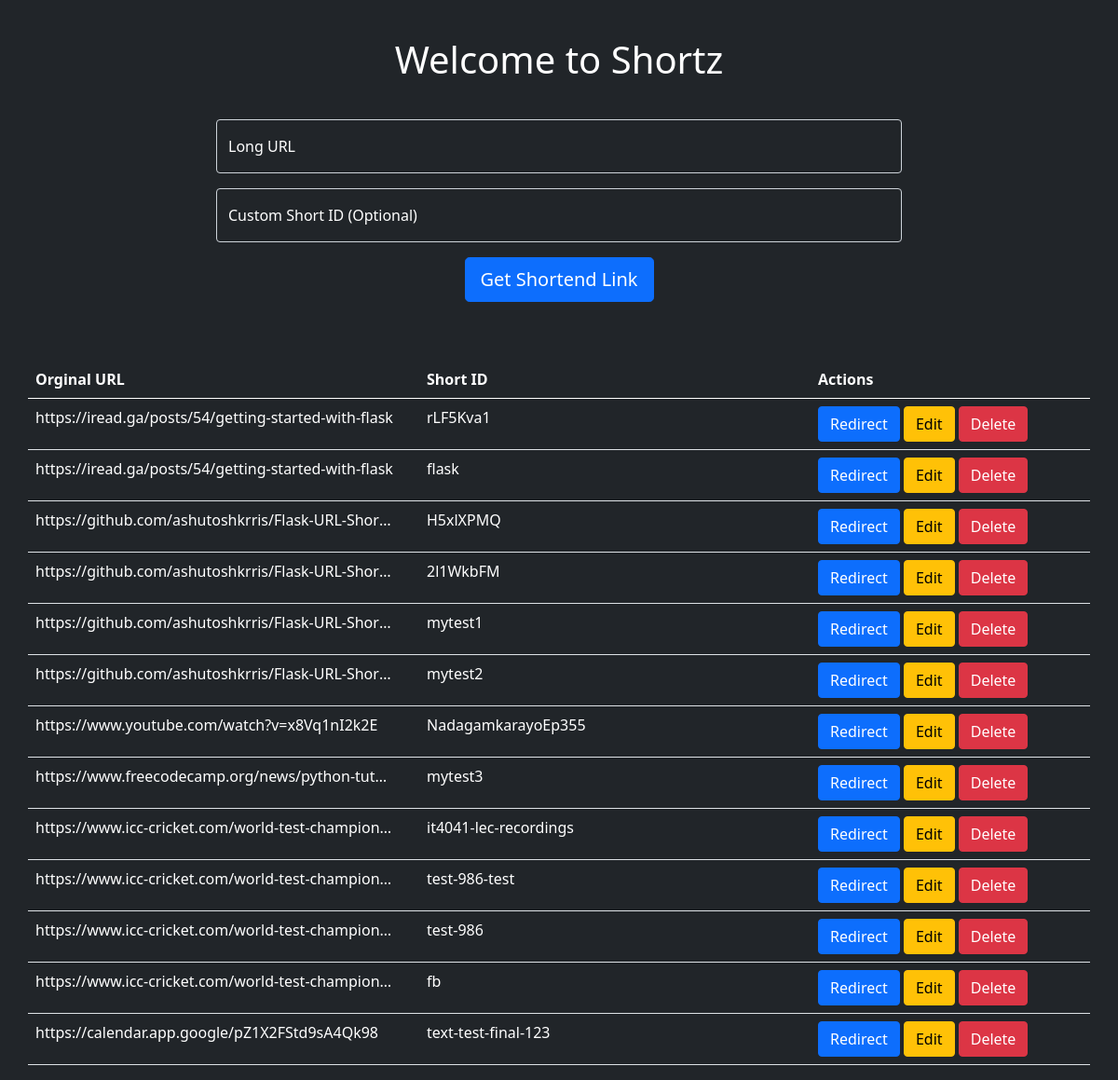
Before: / with the older database file.
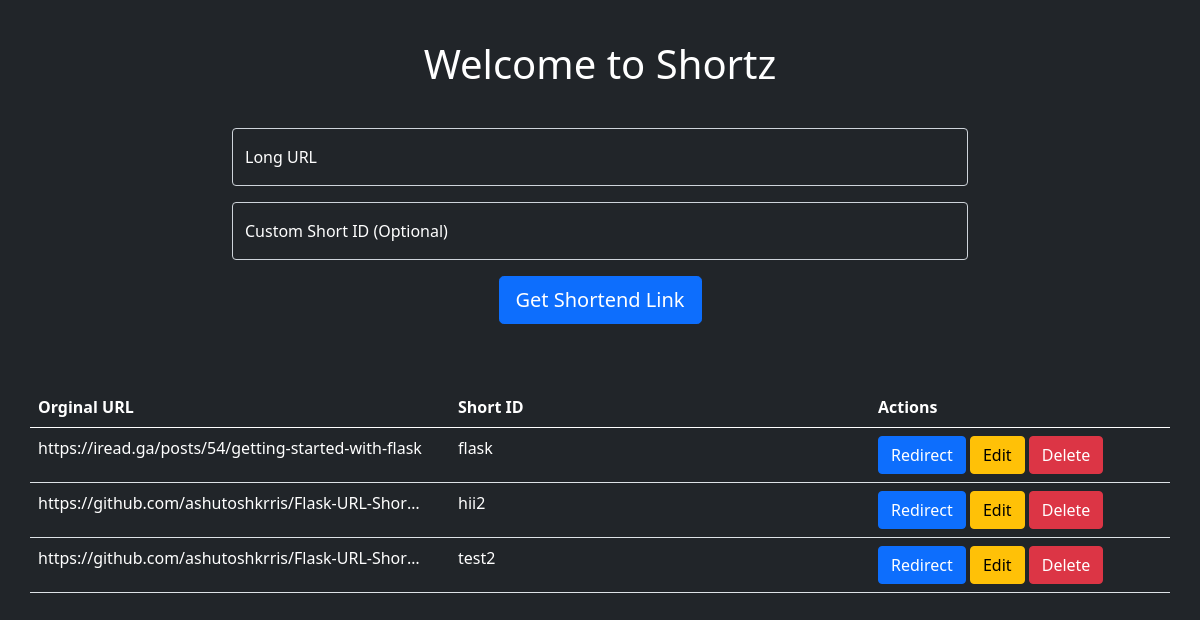
After: the same page with the newer database file.
### core/models.py (models this page shows)
class ShortUrls(db.Model):
    id = db.Column(db.Integer, primary_key=True)
    original_url = db.Column(db.String(50000), nullable=False)
    short_id = db.Column(db.String(1000), nullable=False, unique=True)
    created_at = db.Column(db.DateTime(), default=datetime.now(), nullable=False)

### core/routes.py (the view, shortened to what this page needs)
@app.route('/', methods=['GET', 'POST'])
def index():
    all_data = ShortUrls.query.all()
    return render_template("index.html",datas=all_data)

### core/templates/index.html (shortened to what this page needs)
{% extends 'base.html' %}
{% block content %}
    <br>
    <h1 class="text-white text-center mb-3">{% block title %} Welcome to Shortz {% endblock %}</h1>
    <br>
    <div class="row">
        <div class="col-md-2"></div>
        <div class="col-md-8">
            <form method="post" action="{{url_for('index')}}">
            <div class="text-white form-floating mb-3">
                <input type="text" name="url" id="url"
                    placeholder="Enter looooooooooooong URL" class="form-control bg-dark text-white"></input>
                <label for="url">Long URL</label>
            </div>
            <div class="text-white form-floating mb-3">
                <input type="text" name="custom_id" id="custom_id"
                    placeholder="Want to customise? (optional)" class="bg-dark text-white form-control"></input>
                <label for="custom_id">Custom Short ID (Optional) </label>
            </div>
            <div class="form-group text-center">
                <button type="submit" class="btn btn-lg btn-primary">Get Shortend Link</button>
            </div>
            </form>
        <br><br>
        </div>
        <div class="col-md-2"></div>
        <table class='text-white table'>
            <thead style="height: 55px;">
                <th style = "width:400px;">Orginal URL</th>
                <th style = "width:20px;"></th>
                <th>Short ID</th>
                <th style = "width:300px;">Actions</th>
            </thead>
            <tbody>
                {% for row in datas %}
                <tr style="height: 55px;">
                    <td style="width: 400px;height:55px;white-space: nowrap;overflow: hidden !important;text-overflow: ellipsis;display:block;">
                        {{row.original_url}}
                    </td>
                    <td style = "width:20px;"></td>
                    <td>
                        {{row.short_id}}
                    </td>
                    <td style = "width:300px;">
                        <a href='{{row.original_url}}' class='btn btn-primary' target="_blank">Redirect</a>
                        <a href='/update/{{row.id}}' class='btn btn-warning' data-target="#modaledit{{row.id}}">Edit</a>
                        <a href='/delete/{{row.id}}' class='btn btn-danger' data-target="#modaledit{{row.id}}">Delete</a>
                    </td>
                </tr>
                {%endfor%}
            </tbody>
            </table>
    </div>
{% endblock %}

### core/templates/base.html (shortened to what this page needs)
<!doctype html>
<html lang="en">
  <head>
    <link href="https://cdn.jsdelivr.net/npm/bootstrap@5.1.0/dist/css/bootstrap.min.css" rel="stylesheet">
  </head>
  <body class = 'bg-dark'>
    <div class="container mt-3">
        {% block content %} {% endblock %}
    </div>
  </body>
</html>

Changed rows visible on the page:
removed ShortUrls: original_url "https://iread.ga/posts/54/getting-started-with-flask", short_id "rLF5Kva1"
removed ShortUrls: original_url "https://github.com/ashutoshkrris/Flask-URL-Shor…", short_id "mytest1"
removed ShortUrls: original_url "https://github.com/ashutoshkrris/Flask-URL-Shor…", short_id "mytest2"
removed ShortUrls: original_url "https://www.youtube.com/watch?v=x8Vq1nI2k2E", short_id "NadagamkarayoEp355"
removed ShortUrls: original_url "https://www.freecodecamp.org/news/python-tut…", short_id "mytest3"
removed ShortUrls: original_url "https://www.icc-cricket.com/world-test-champion…", short_id "it4041-lec-recordings"
removed ShortUrls: original_url "https://www.icc-cricket.com/world-test-champion…", short_id "test-986-test"
removed ShortUrls: original_url "https://www.icc-cricket.com/world-test-champion…", short_id "test-986"
removed ShortUrls: original_url "https://www.icc-cricket.com/world-test-champion…", short_id "fb"
removed ShortUrls: original_url "https://calendar.app.google/pZ1X2FStd9sA4Qk98", short_id "text-test-final-123"
changed ShortUrls: short_id "H5xlXPMQ" → "hii2"
changed ShortUrls: short_id "2l1WkbFM" → "test2"
